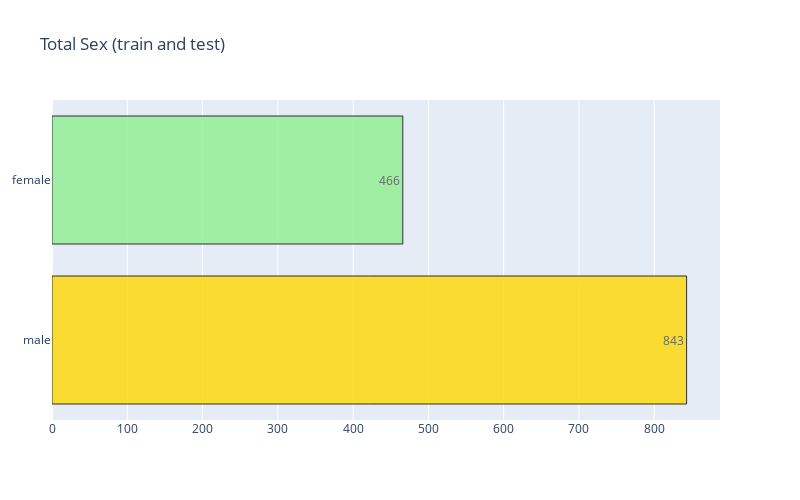

The notebook cell this image was saved under:
### Markdown cell above
## <a id='3.2'>3.2. Sex</a>

### Code cell
# Sex EDA 
barploth('Sex')

### Figure 1 — Plotly figure (JSON) as saved in the notebook; plotly's stock layout.template omitted (floating-point values rounded to 4 significant figures)
{"data": [{"marker": {"color": ["gold", "lightgreen", "lightcoral", "lightskyblue", "lightgrey", "orange", "white", "lightpink"], "line": {"color": "black", "width": 1}}, "name": "Sex", "opacity": 0.8, "orientation": "h", "text": ["843", "466"], "textposition": "auto", "type": "bar", "x": [843, 466], "y": ["male", "female"]}], "layout": {"autosize": true, "height": 500, "margin": {"l": 50}, "title": {"text": "Total Sex (train and test)"}, "width": 800}}
